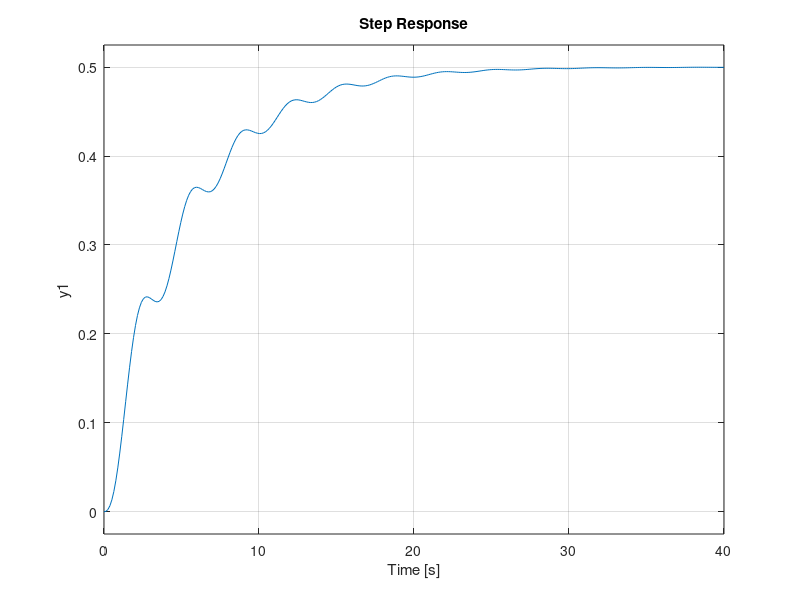

This figure's MATLAB source:
clear all;close all;clc

Kp = 0.1;
Ki = 0.9;


s = tf('s')
G = (s+2)/(s^3+3*s^2+5*s+9);
%K = 10 + 12/s;
K = Kp + Ki/s;

FT = G*K/(1+G*K);
step(FT/2)